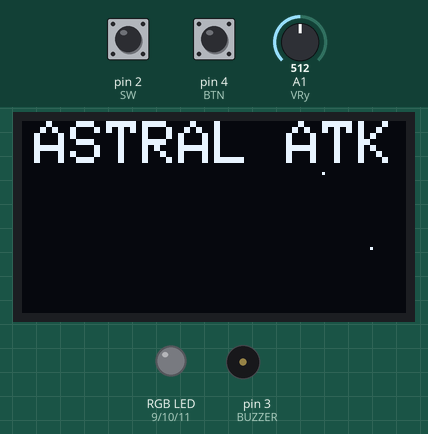
This sketch was run on a simulated Arduino Uno, built with avr-gcc and run on an emulated ATmega328P. Shown: 128×64 one-colour display, an RGB LED mixed from three pins (HIGH = lit), buzzer (waves = sounding). The test bench sets the inputs (shaded band); at power-on: pin 4 (BTN) HIGH, A1 (VRy) = 512, pin 2 (SW) HIGH. Random numbers use the default seed unless the sketch sets one.

Above: at 1.4 s.
1.5 s: pin 4 (BTN) pulled LOW for 0.15 s
At 1.77 s:
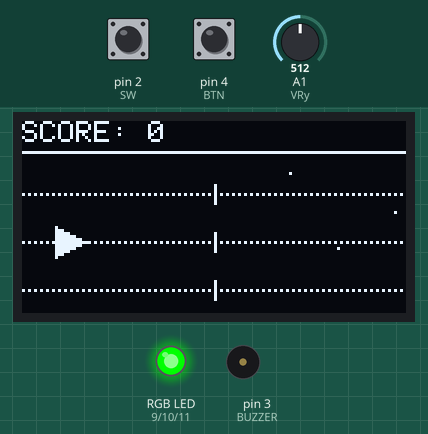
2.2 s: A1 (VRy) set to 900
At 2.41 s:
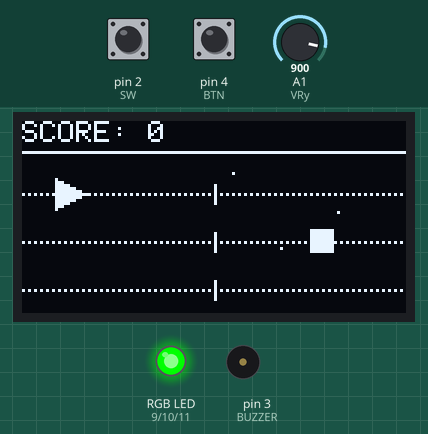
5.2 s: pin 2 (SW) pulled LOW for 0.15 s
At 5.46 s:
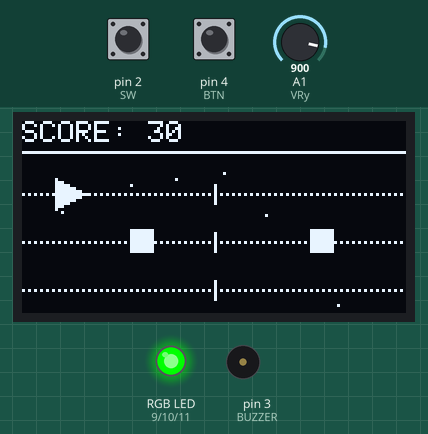
5.9 s: pin 2 (SW) pulled LOW for 3.2 s
At 9.39 s:
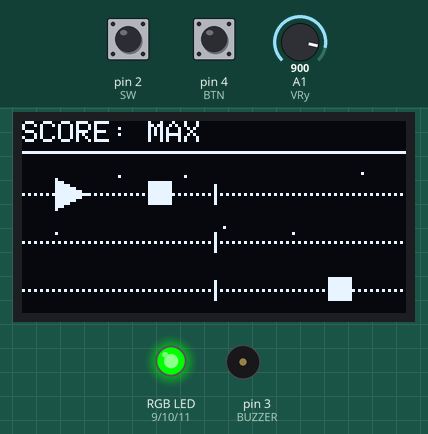
9.7 s: A1 (VRy) set to 190
At 11.51 s:
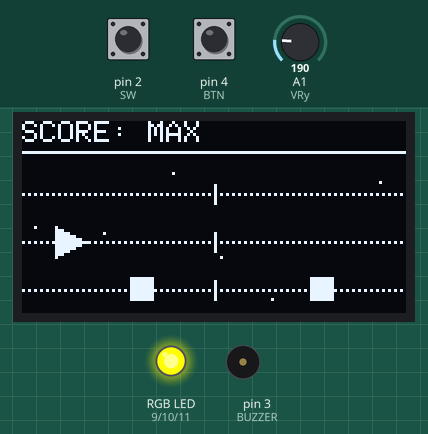
12.7 s: pin 4 (BTN) pulled LOW for 1 s
At 16.86 s:
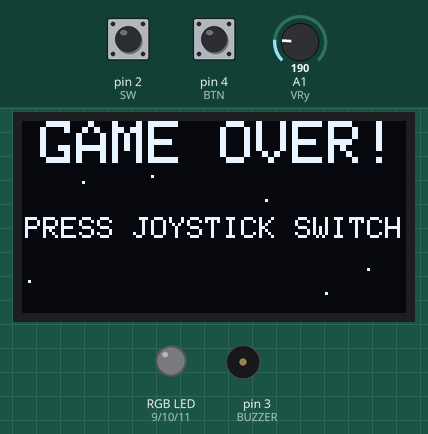
Timing chart, 0 to 18.4 s (numbered marks = the images above; inputs shaded):
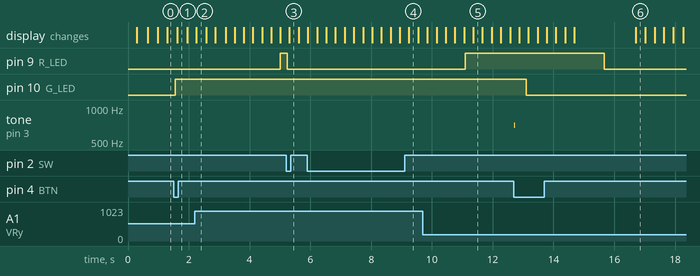

Measured:
- after the input at 1.5 s, pin 10 (G_LED): LOW → HIGH after 0.05 s
- after the input at 5.2 s, pin 9 (R_LED): HIGH → LOW after 0.05 s
- after the input at 12.7 s, tone on pin 3 (BUZZER): silent → 700 Hz at once, → silent 0.04 s later

The sketch:

AstralAttack2_130.ino
```cpp
#include <Wire.h>
#include <Adafruit_GFX.h>
#include <Adafruit_SH110X.h>
#include <stdint.h>

// UNUSED PINS: VRx, B_LED. Can still just uncomment the code though.

// -- Arduino logic --

#define SCREEN_WIDTH 128
#define SCREEN_HEIGHT 64
Adafruit_SH1106G display(SCREEN_WIDTH, SCREEN_HEIGHT, &Wire);

const int VRx = A0;
const int VRy = A1;

const int SW = 2;
const int BTN = 4;

const int BUZZER = 3;

bool lastButtonState = HIGH;

const int R_LED = 9;
const int G_LED = 10;
const int B_LED = 11;

const int upperThresh = 800;
const int lowerThresh = 200;
bool joystickUpPressed = false;
bool joystickDownPressed = false;

uint8_t rState = LOW, gState = LOW, bState = LOW;

// -- Game logic --

// GAME STATES
enum GAMESTATE
{
  START,
  ONGOING,
  END,
  TRUE_END
};

GAMESTATE gameState = START;

// Progression Flags
bool lvl1 = true;
bool lvl2 = true;
bool lvl3 = true;
bool lvl4 = true;
bool lvl5_intermediate = true;
bool lvl5 = true;
bool lvl6 = true;
bool lvl7 = true;
bool lvl8 = true;
bool lvl9 = true;
bool lvl10_intermediate = true;
bool lvl10 = true;
bool finalSequenceStartup = false;
bool finalSequence = false;
bool ending = false;
unsigned long endingTime = 4294967295UL;
bool cinematicStarter = true;
#define CINEMATIC_START_TIME 3000UL

// LINES
#define UI_LINE 10
const int LINE_1_POS = 24;
const int LINE_2_POS = 40;
const int LINE_3_POS = 56;
int lines[3] = {LINE_1_POS, LINE_2_POS, LINE_3_POS};
uint8_t currentLine = 1;

// PLAYER
#define PLAYER_SIZE 5
uint8_t charPosX = 16;
uint8_t charPosY = LINE_2_POS;
uint8_t speed = 3;
int8_t health = 5;
int score = 0;

// ENEMY
#define MAX_ENEMIES 14
#define ENEMY_SIZE 8
uint8_t enemySpeed = 2;
uint8_t enemyCount = 0;
int enemySpawnRate = 1000;

struct Enemy
{
  int x;
  uint8_t y;
};

Enemy enemies[MAX_ENEMIES];

// BULLETS
#define MAX_BULLETS 8
#define BULLET_SIZE_X 6
#define BULLET_SIZE_Y 3
uint8_t bulletSpeed = 5;
uint8_t bulletCount = 0;

struct Bullet
{
  int x;
  uint8_t y;
};

Bullet bullets[MAX_BULLETS];

// BACKGROUND
#define MAX_STARS 14
#define STAR_SIZE 1
uint8_t starCount = 0;
uint8_t starSpeed = 1;
int starSpawnRate = 400;

struct Star
{
  int x;
  uint8_t y;
};

Star stars[MAX_STARS];

// OTHER
#define TEXT_BLINK_RATE 800
bool textVisible = true;
bool loopingAllowed = true;

// -- Arduino-related functions --

// Reset function (Not sure if best practice)
void(* resetFunc) (void) = 0;

void updateLED()
{
  rState = LOW;
  gState = LOW;
  bState = LOW;

  if (health == 5 || health == 4)
  {
    gState = HIGH;
  }
  else if (health == 3 || health == 2)
  {
    rState = HIGH;
    gState = HIGH;
  }
  else if (health == 1)
  {
    rState = HIGH;
  }
  else
  {
    rState = LOW;
    gState = LOW;
    bState = LOW;
  }

  digitalWrite(R_LED, rState);
  digitalWrite(G_LED, gState);
  digitalWrite(B_LED, bState);
}

void spawnBullet();
void spawnStar();

void updateButton()
{
  bool currentButtonState = digitalRead(BTN);
  bool currentSwitchState = digitalRead(SW);

  if (currentButtonState == LOW && lastButtonState == HIGH)
  {
    if (gameState == ONGOING)
    {
      spawnBullet();
    }
    else if (gameState == START)
    {
      gameState = ONGOING;
    }
  }
  lastButtonState = currentButtonState;

  if (currentSwitchState == LOW && gameState == END)
  {
    resetFunc();
  }
  else if (currentSwitchState == LOW && gameState == ONGOING)
  {
    score += 10;
    health = 5;
  }
}

// -- Game Functions --

void updateDifficulty()
{
  if (score >= 10 && lvl1)
  {
    enemySpawnRate = 800;
    lvl1 = false;
  }
  else if (score >= 30 && lvl2)
  {
    enemySpawnRate = 600;
    lvl2 = false;
  }
  else if (score >= 60 && lvl3)
  {
    enemySpawnRate = 400;
    lvl3 = false;
  }
  else if (score >= 150 && lvl4)
  {
    enemySpawnRate = 375;
    lvl4 = false;
  }
  else if (score >= 340 && lvl5_intermediate)
  {
    enemySpawnRate = 700;
    lvl5_intermediate = false;
  }
  else if (score >= 350 && lvl5)
  {
    enemySpeed = 3;
    starSpeed = 2;
    lvl5 = false;
  }
  else if (score >= 370 && lvl6)
  {
    enemySpawnRate = 550;
    lvl6 = false;
  }
  else if (score >= 400 && lvl7)
  {
    enemySpawnRate = 450;
    lvl7 = false;
  }
  else if (score >= 500 && lvl8)
  {
    enemySpawnRate = 360;
    lvl8 = false;
  }
  else if (score >= 700 && lvl9)
  {
    enemySpawnRate = 330;
    lvl9 = false;
  }
  else if (score >= 880 && lvl10_intermediate)
  {
    finalSequenceStartup = true;
    lvl10_intermediate = false;
  }
  else if (score >= 900 && lvl10)
  {
    finalSequence = true;
    charPosY = lines[1];
    starSpeed = 4;
    enemySpawnRate = 175;
    lvl10 = false;
  }
  else if (score >= 1000)
  {
    ending = true;

    if (cinematicStarter)
    {
      endingTime = millis();
      cinematicStarter = false;
    }
  }
}

void spawnEnemy()
{
  if (enemyCount < MAX_ENEMIES)
  {
    int line = random(0, 3);
    if (finalSequenceStartup)
    {
      line = 1;
    }

    enemies[enemyCount].x = SCREEN_WIDTH + ENEMY_SIZE;

    if (line == 0)
    {
      enemies[enemyCount].y = LINE_1_POS - ENEMY_SIZE / 2;
    }
    else if (line == 1)
    {
      enemies[enemyCount].y = LINE_2_POS - ENEMY_SIZE / 2;
    }
    else
    {
      enemies[enemyCount].y = LINE_3_POS - ENEMY_SIZE / 2;
    }

    enemyCount++;
  }
}

void spawnBullet()
{
  if (bulletCount < MAX_BULLETS)
  {
    bullets[bulletCount].x = charPosX + PLAYER_SIZE + 1;
    bullets[bulletCount].y = charPosY - 1;
    bulletCount++;

    tone(BUZZER, 700, 40);
  }
}

void starSpawner()
{
  static unsigned long lastStarSpawnTime = 0;
  if (millis() - lastStarSpawnTime > (unsigned long)starSpawnRate)
  {
    spawnStar();
    lastStarSpawnTime = millis();
  }
}

void enemySpawner()
{
  if (!ending)
  {
    static unsigned long lastEnemySpawnTime = 0;
    if (millis() - lastEnemySpawnTime > (unsigned long)enemySpawnRate)
    {
      spawnEnemy();
      lastEnemySpawnTime = millis();
    }
  }
}

bool playerCollisionChecker(int xPlayer, int yPlayer, int xEnemy, int yEnemy)
{
  // Player collision box
  int playerLeft = xPlayer - PLAYER_SIZE;
  int playerRight = xPlayer + PLAYER_SIZE;
  int playerTop = yPlayer - PLAYER_SIZE;
  int playerBottom = yPlayer + PLAYER_SIZE;

  // Enemy collision box
  int enemyLeft = xEnemy;
  int enemyRight = xEnemy + ENEMY_SIZE;
  int enemyTop = yEnemy;
  int enemyBottom = yEnemy + ENEMY_SIZE;

  return !(playerRight < enemyLeft || playerLeft > enemyRight || playerBottom < enemyTop || playerTop > enemyBottom);
}

bool bulletCollisionChecker(int xBullet, int yBullet, int xEnemy, int yEnemy)
{
  // Bullet collision box
  int bulletLeft = xBullet;
  int bulletRight = xBullet + BULLET_SIZE_X;
  int bulletTop = yBullet;
  int bulletBottom = yBullet + BULLET_SIZE_Y;

  // Enemy collision box
  int enemyLeft = xEnemy;
  int enemyRight = xEnemy + ENEMY_SIZE;
  int enemyTop = yEnemy;
  int enemyBottom = yEnemy + ENEMY_SIZE;

  return !(bulletRight < enemyLeft || bulletLeft > enemyRight || bulletBottom < enemyTop || bulletTop > enemyBottom);
}

void drawLines()
{
  for (int x = 0; x < SCREEN_WIDTH; x += 2)
  {
    if (!finalSequence)
    {
      display.drawPixel(x, LINE_1_POS, SH110X_WHITE);
    }

    display.drawPixel(x, LINE_2_POS, SH110X_WHITE);

    if (!finalSequence)
    {
      display.drawPixel(x, LINE_3_POS, SH110X_WHITE);
    }
  }
  display.drawLine(0, UI_LINE, SCREEN_WIDTH, UI_LINE, SH110X_WHITE);

  if (!finalSequence)
  {
    display.drawLine(SCREEN_WIDTH / 2, LINE_1_POS + 3, SCREEN_WIDTH / 2, LINE_1_POS - 3, SH110X_WHITE);
  }

  display.drawLine(SCREEN_WIDTH / 2, LINE_2_POS + 3, SCREEN_WIDTH / 2, LINE_2_POS - 3, SH110X_WHITE);

  if (!finalSequence)
  {
    display.drawLine(SCREEN_WIDTH / 2, LINE_3_POS + 3, SCREEN_WIDTH / 2, LINE_3_POS - 3, SH110X_WHITE);
  }
}

void updatePlayer()
{
  if (!finalSequence)
  {
    int joystickY = analogRead(VRy);

    if (joystickY > upperThresh)
    {
      if (currentLine > 0 && !joystickUpPressed)
      {
        currentLine--;
        joystickUpPressed = true;
      }
      else if (currentLine == 0 && !joystickUpPressed && loopingAllowed)
      {
        currentLine = 2;
        joystickUpPressed = true;
      }
    }
    else if (joystickY < lowerThresh)
    {
      if (currentLine < 2 && !joystickDownPressed)
      {
        currentLine++;
        joystickDownPressed = true;
      }
      else if (currentLine == 2 && !joystickDownPressed && loopingAllowed)
      {
        currentLine = 0;
        joystickDownPressed = true;
      }
    }
    else
    {
      joystickUpPressed = false;
      joystickDownPressed = false;
    }

    charPosY = lines[currentLine];
  }
  else if (ending && (millis() - endingTime > CINEMATIC_START_TIME))
  {
    charPosX = charPosX + speed;
    starSpeed = 5;
    if (charPosX > 220)
    {
      gameState = TRUE_END;
    }
  }
}

void drawPlayer(int x, int y)
{
  int x1 = x + PLAYER_SIZE;     // POINT AT TIP
  int y1 = y;

  int x2 = x - PLAYER_SIZE;     // BOTTOM POINT
  int y2 = y + PLAYER_SIZE;

  int x3 = x - PLAYER_SIZE;     // TOP POINT
  int y3 = y - PLAYER_SIZE;

  display.fillTriangle(x1, y1, x2, y2, x3, y3, SH110X_WHITE);
}

void updateEnemies()
{
  for (uint8_t i = 0; i < enemyCount; i++)
  {
    enemies[i].x = enemies[i].x - enemySpeed;

    // Off-screen removal
    if (enemies[i].x + ENEMY_SIZE < 0)
    {
      enemyCount--;
      enemies[i] = enemies[enemyCount];
      i--;
      health--;
    }
  }
}

void drawEnemies()
{
  for (uint8_t i = 0; i < enemyCount; i++)
  {
    display.fillRect(enemies[i].x, enemies[i].y, ENEMY_SIZE, ENEMY_SIZE, SH110X_WHITE);

    // Enemy-Player collision
    if (playerCollisionChecker(charPosX, charPosY, enemies[i].x, enemies[i].y))
    {
      enemyCount--;
      enemies[i] = enemies[enemyCount];
      i--;
      health--;
    }
  }
}

void updateBullets()
{
  for (uint8_t i = 0; i < bulletCount; i++)
  {
    bullets[i].x = bullets[i].x + bulletSpeed;

    if (bullets[i].x - BULLET_SIZE_X > SCREEN_WIDTH / 2)
    {
      bulletCount--;
      bullets[i] = bullets[bulletCount];
      i--;

      if (score > 0 && !ending)
      {
        score--;
      }
    }
  }
}

void drawBullets()
{
  for (uint8_t i = 0; i < bulletCount; i++)
  {
    display.fillRect(bullets[i].x, bullets[i].y, BULLET_SIZE_X, BULLET_SIZE_Y, SH110X_WHITE);

    for (uint8_t j = 0; j < enemyCount; j++)
    {
      // Bullet-Enemy collision
      if (bulletCollisionChecker(bullets[i].x, bullets[i].y, enemies[j].x, enemies[j].y))
      {
        score++;
        updateDifficulty();

        // remove enemy
        enemyCount--;
        enemies[j] = enemies[enemyCount];
        j--;

        // remove bullet
        bulletCount--;
        bullets[i] = bullets[bulletCount];
        i--;

        break;
      }
    }
  }
}

void spawnStar()
{
  if (starCount < MAX_STARS)
  {
    // Generate random star position (23-25, 39-41, 54-56 banned to keep the lines tidy)
    int randPos;
    do {
      randPos = random(16, 64);
    } while ((randPos >= 23 && randPos <= 25) || (randPos >= 39 && randPos <= 41) || (randPos >= 54 && randPos <= 56));

    stars[starCount].x = SCREEN_WIDTH + STAR_SIZE;
    stars[starCount].y = randPos;
    starCount++;

    if (gameState == START || gameState == ONGOING)
    {
      if (enemySpeed == 3 && !finalSequence)
      {
        starSpawnRate = random(300, 600);
      }
      else if (enemySpeed == 3 && finalSequence)
      {
        starSpawnRate = random(100, 200);
      }
      else
      {
        starSpawnRate = random(400, 800);
      }
    }
    else if (gameState == END)
    {
      starSpawnRate = random(200, 400);
      starSpeed = 2;
    }
  }
}

void updateStars()
{
  for (uint8_t i = 0; i < starCount; i++)
  {
    stars[i].x = stars[i].x - starSpeed;

    // Off-screen removal
    if (stars[i].x + STAR_SIZE < 0)
    {
      starCount--;
      stars[i] = stars[starCount];
      i--;
    }
  }
}

void drawStars()
{
  for (uint8_t i = 0; i < starCount; i++)
  {
    display.drawPixel(stars[i].x, stars[i].y, SH110X_WHITE);
  }
}

void deathEffect() {
  for (int i = 255; i >= 0; i--)
  {
    analogWrite(R_LED, i);
    delay(4); // ~1s
  }
  analogWrite(R_LED, 0);
}

// --------------------------------------------------
// setup / loop
// --------------------------------------------------

void setup()
{
pinMode(SW, INPUT_PULLUP);
  pinMode(BTN, INPUT_PULLUP);
  pinMode(BUZZER, OUTPUT);

  pinMode(R_LED, OUTPUT);
  pinMode(G_LED, OUTPUT);
  pinMode(B_LED, OUTPUT);

  display.begin(0x3C, true);
  delay(200);
  display.clearDisplay();
  display.display();

  gameState = START;
}

void loop()
{
  if (gameState == START)
  {
    updateStars();
    updateButton();
    starSpawner();

    static unsigned long lastBlinkTime = 0;
    if (millis() - lastBlinkTime > TEXT_BLINK_RATE)
    {
      lastBlinkTime = millis();
      textVisible = !textVisible;
    }

    display.clearDisplay();
    drawStars();
    display.setCursor(4, 0);
    display.setTextSize(2);
    display.setTextColor(SH110X_WHITE);
    display.println(F("ASTRAL ATK"));
    display.setCursor(8, 32);
    display.setTextSize(1);
    if (textVisible)
    {
      display.println(F("PRESS BTN TO START"));
    }
    display.display();
  }

  if (gameState == ONGOING)
  {
    // Updates
    updatePlayer();
    updateEnemies();
    updateLED();
    updateButton();
    updateBullets();
    updateStars();

    // Spawners
    starSpawner();
    enemySpawner();

    // Renders
    display.clearDisplay();
    drawStars();
    display.setCursor(0, 0);
    display.setTextSize(1);
    display.setTextColor(SH110X_WHITE);
    display.print(F("SCORE: "));
    if (score < 1000)
    {
      display.println(score);
    }
    else
    {
      display.println(F("MAX"));
    }
    drawLines();
    drawEnemies();
    drawBullets();
    drawPlayer(charPosX, charPosY);
    display.display();

    if (health <= 0)
    {
      deathEffect();
      delay(1000);
      gameState = END;
    }
  }

  if (gameState == END)
  {
    updateStars();
    updateButton();
    starSpawner();

    static unsigned long lastBlinkTime2 = 0;
    if (millis() - lastBlinkTime2 > TEXT_BLINK_RATE)
    {
      lastBlinkTime2 = millis();
      textVisible = !textVisible;
    }

    display.clearDisplay();
    drawStars();
    display.setCursor(6, 0);
    display.setTextSize(2);
    display.setTextColor(SH110X_WHITE);
    display.println(F("GAME OVER!"));
    display.setCursor(1, 32);
    display.setTextSize(1);
    display.setTextColor(SH110X_WHITE);
    if (textVisible)
    {
      display.println(F("PRESS JOYSTICK SWITCH"));
    }
    display.display();
  }

  if (gameState == TRUE_END)
  {
    static unsigned long lastBlinkTime3 = 0;
    if (millis() - lastBlinkTime3 > TEXT_BLINK_RATE)
    {
      lastBlinkTime3 = millis();
      textVisible = !textVisible;
    }

    display.clearDisplay();
    display.setCursor(20, 24);
    display.setTextSize(2);
    display.setTextColor(SH110X_WHITE);
    display.println(F("YOU WON!"));
    if (textVisible)
    {
      display.drawRect(5, 20, 118, 24, SH110X_WHITE);
    }
    display.display();
  }
  delay(1);
}
```
